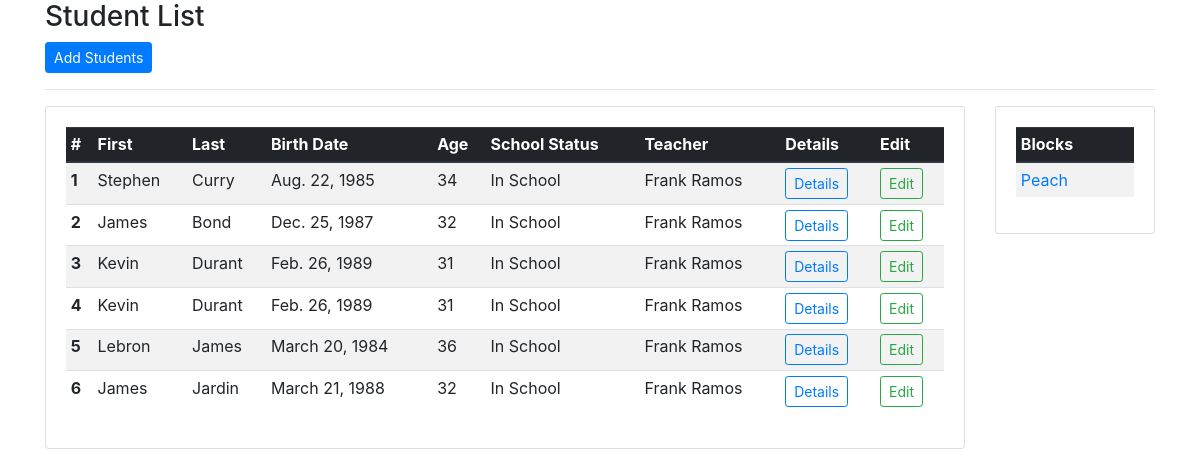
/students/ (signed in), run on an earlier commit of the app's database.
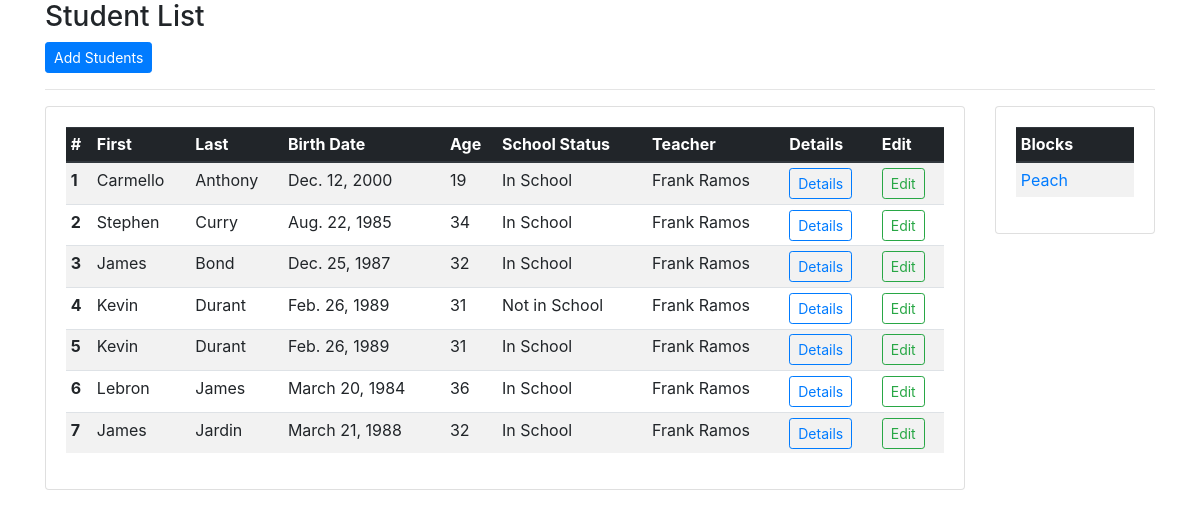
And on a later commit of the database.
### students/models.py (models this page shows, shortened)
class StudentName(models.Model):
    user = models.ForeignKey(User, on_delete=models.CASCADE, default=1)
    f_name = models.CharField(max_length=60, verbose_name='first name')
    m_name = models.CharField(max_length=60, verbose_name='middle_name', blank=True)
    l_name = models.CharField(max_length=60, verbose_name='last name')
    e_name = models.CharField(max_length=60, verbose_name='extension name', blank=True)
    birth_date = models.DateField(blank=True, null=True, verbose_name='birth day', help_text='YYYY-mm-dd')
    disability = models.ManyToManyField(Disability)
    school_status = models.BooleanField(default=True, verbose_name='schooling status')
    block = models.ForeignKey(Block, on_delete=models.CASCADE, blank=True, null=True, verbose_name='section')
    timestamp = models.DateTimeField(auto_now_add=True, verbose_name='added')
    updated = models.DateTimeField(auto_now=True, verbose_name='updated')
    class Meta:
        ordering = ['-timestamp']
    def calculate_age(self):
        today = date.today()
        born = self.birth_date
        age = today.year - born.year - ((today.month, today.day) < (born.month, born.day))
        return age

class Block(models.Model):
    user = models.ForeignKey(User, on_delete=models.CASCADE, default=1)
    block_name = models.CharField(max_length=120, verbose_name='section name')

### students/views.py (the view)
# urls.py: path('', views.student_list, name='list'),
def student_list(request):
    student_list = StudentName.objects.all()
    context = {
        "title": "student list",
        "studentlist": student_list,
    }
    return render(request, "students/student_list.html", context)

### templates/students/student_list.html
{% extends 'base.html' %}
{% block content %}
<h3>{{title|title}}</h3><a href="{% url 'student:add' %}" class="btn btn-primary btn-sm">Add Students</a>
<hr>
<div class="row">
  <div class="col-sm-10">
    <div class="card">
      <div class="card-body">
        <table class="table table-striped table-sm">
          <thead class="thead-dark">
            <tr>
              <th scope="col">#</th>
              <th scope="col">First</th>
              <th scope="col">Last</th>
              <th scope="col">Birth Date</th>
              <th scope="col">Age</th>
              <th scope="col">School Status</th>
              <th scope="col">Teacher</th>
              <th scope="col">Details</th>
              <th scope="col">Edit</th>
            </tr>
          </thead>
          <tbody>
            {% for student in request.user.studentname_set.all %}
            <tr>
              <th scope="row">{{ forloop.counter }}</th>
              <td>{{student.f_name|title}}</td>
              <td>{{student.l_name|title}}</td>
              <td>{{student.birth_date}}</td>
              <td>{{student.calculate_age}}</td>
              <td>{{student.school_status|yesno:'In School,Not in School'}}</td>
              <td>{{student.user.get_full_name|title}}</td>
              <td><a href="{%url 'student:detail' pk=student.id%}" class="btn btn-outline-primary btn-sm">Details</a></td>
              <td><a href="{%url 'student:edit' pk=student.id%}" class="btn btn-outline-success btn-sm">Edit</a></td>
            </tr>
            {% endfor %}
          </tbody>
        </table>
      </div>
    </div>
  </div>
  <div class="col-sm-2">
    <div class="card">
      <div class="card-body">
        <table class="table table-striped table-sm">
          <thead class="thead-dark">
            <tr>
              <th scope="col">Blocks</th>
            </tr>
          </thead>
          <tbody>
            {% for block in request.user.block_set.all %}
            <tr>
              <td><a href="">{{block.block_name|title}}</a></td>
            </tr>
            {% endfor %}
          </tbody>
        </table>
      </div>
    </div>
  </div>
</div>
{% endblock %}

### templates/base.html (shortened to what this page needs)
<!doctype html>
<html lang="en">
  <head>
    <link rel="stylesheet" href="https://maxcdn.bootstrapcdn.com/bootstrap/4.0.0/css/bootstrap.min.css">
  </head>
  <body>
    <div class="container">
        {% block content %}
        {% endblock %}
    </div>
  </body>
</html>

What changed in the data, as far as the page shows it:
added StudentName: f_name "Carmello", l_name "Anthony", birth_date "Dec. 12, 2000", calculate_age "19", school_status "In School", user.get_full_name "Frank Ramos"
changed StudentName: school_status "In School" → "Not in School"
